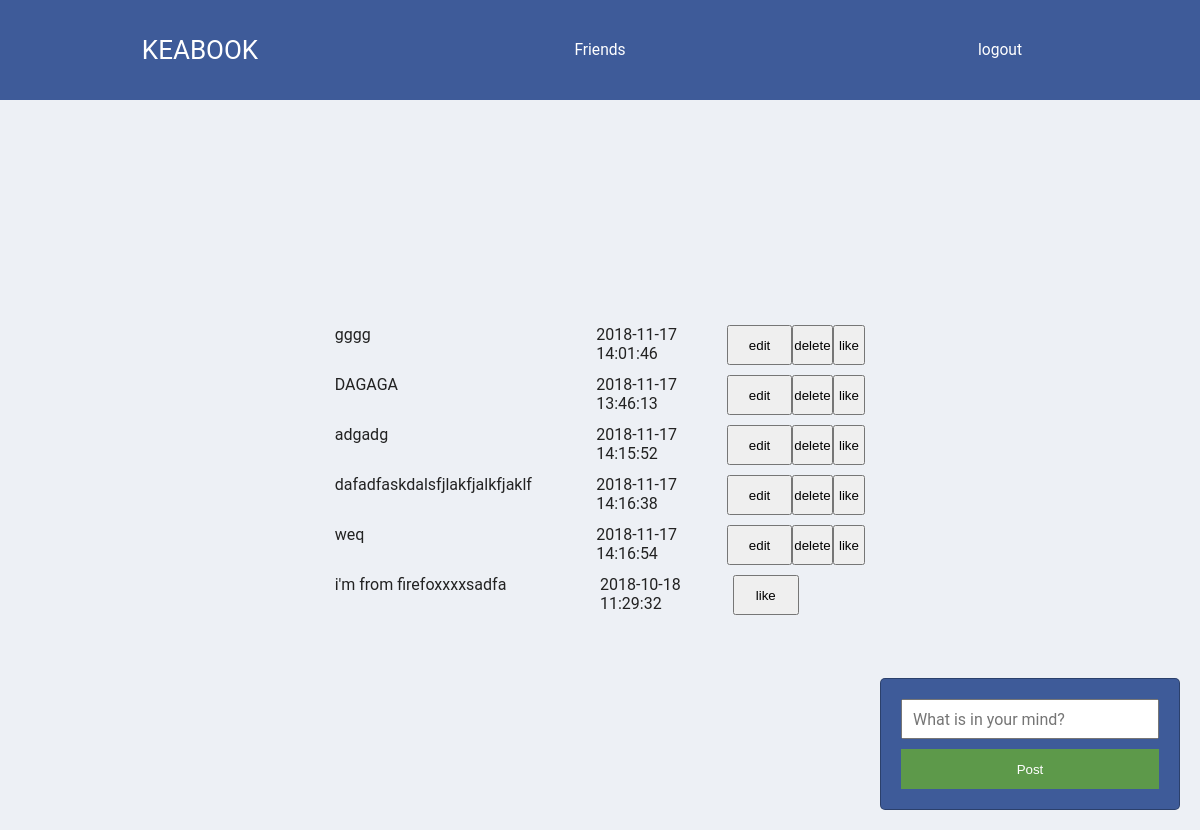
Screenshot of /home.php (signed in) with the database file from the repository.
### tables this page shows
CREATE TABLE `posts` (
  `id` bigint(20) UNSIGNED NOT NULL,
  `user_id` bigint(11) UNSIGNED NOT NULL,
  `message` varchar(140) NOT NULL,
  `date` timestamp NOT NULL DEFAULT CURRENT_TIMESTAMP ON UPDATE CURRENT_TIMESTAMP
);

### home.php (the view, shortened to what this page needs)
<!DOCTYPE html>
<html>
<head>
  <link rel="stylesheet" href="css/app.css">
  <link rel="stylesheet" href="css/home.css">
</head>
<body>
  <div class="container">
    <div class="top">
        <div id="logo">KEABOOK</div>
        <div id="friends">Friends</div>
        <a href="logout.php" id="logout">logout</a>
    </div>
    <div class="content">
      <form id="frmPost">
        <input id="txtPost" name="txtPost" type="text" value="" placeholder="What is in your mind?">
        <button type="submit" class="ok mt10" id="btnAddPost">Post</button>
      </form>
    <div id="posts">
           <?php
            require_once 'db.php';
            try{
              $sQuery = $db->prepare('SELECT * FROM posts ORDER
              BY id DESC');
              $sQuery->execute();
              $aPosts = $sQuery->fetchAll();
              foreach ($aPosts as $aPost) {
                $sEditAndDelete = '';
                if($aPost['user_id'] == $_SESSION['jUser']['id']){
                  $sEditAndDelete = " <button class='btnEdit'>edit</button>
                                      <button class='btnDelete'>delete</button>";
                }
                echo "<div id='".$aPost['id']."' class='post'>
                        <div class='message' contenteditable='false' required readonly> ".$aPost['message']."</div>
                        <div class='date'>".$aPost['date']."</div>
                        ".$sEditAndDelete."
                        <button class='btnLike'>like</button>
                        <div></div>
                    </div>";
              }
            }catch(PDOException $ex){
              echo "Sorry, System is updating...";
            }
           ?>
            </div>
    </div>
  </div>
<?php
  require_once './components/bottom.php';

### components/bottom.php (shortened to what this page needs)
</body>
</html>

### css/app.css (style rules this page uses)
* { margin: 0; padding: 0px; box-sizing: border-box; }
body { width: 100vw; height: 100vh; font-size: 16px; font-family: 'Roboto', sans-serif; overflow: hidden; background-color: #edf0f5; color: #222; overflow: auto; }
div.container { display: grid; grid-template-rows: 100px 1fr; width: 100vw; }
div.top { display: grid; justify-items: center; align-items: center; width: 100%; color: #fff; font-size: 26px; background-color: #3e5b99; }
div.content { display: grid; justify-items: center; align-items: center; width: 100%; height: 100%; }
input { width: 100%; height: 40px; padding: 0px 10px; font-family: 'Roboto', sans-serif; font-size: 16px; color: #222; }
button { width: 100%; height: 40px; cursor: pointer; }
button.ok { border: none; outline:none; background-color: #5d994a; color: #fff; }
.mt10 { margin-top: 10px; }

### css/home.css (style rules this page uses)
div.container { display: grid; grid-template-rows: 100px; width: 100vw; }
div.top { display: grid; grid-template-columns: 1fr 1fr 1fr; }
div.top a { color: #fff; text-decoration: none; }
#logout, #friends { display: grid; text-decoration: none; color: white; font-size: 0.6em; }
.post { display: grid; grid-template-columns: 4fr 2fr 1fr 0.5fr 0.5fr ; width: 90%; justify-self: center; margin-top: 10px; }
div.top div#logo { font-size: 26px; }
div.top a { color: white; text-decoration: none; }
div.content { display: grid; justify-items: center; width: 100%; height: calc(100vh - 70px); overflow-y: auto; }
div.content form { position: fixed; bottom: 20px; right: 20px; width: 300px; padding: 20px; border: 1px solid rgba(0,0,0,.3); border-radius: 5px; background-color: #3e5b99; }
input { width: 100%; height: 40px; padding: 0px 10px; font-family: 'Roboto', sans-serif; font-size: 16px; color: #222; }
button { width: 100%; height: 40px; }
button.ok { border: none; outline: none; color: white; background-color: #5d994a; cursor: pointer; }
.mt10 { margin-top: 10px; }

### rows the page displays
posts: message "gggg", date "2018-11-17 14:01:46", shows "edit"
posts: message "DAGAGA", date "2018-11-17 13:46:13", shows "edit"
posts: message "adgadg", date "2018-11-17 14:15:52", shows "edit"
posts: message "dafadfaskdalsfjlakfjalkfjaklf", date "2018-11-17 14:16:38", shows "edit"
posts: message "weq", date "2018-11-17 14:16:54", shows "edit"
posts: message "i'm from firefoxxxxsadfa", date "2018-10-18 11:29:32"
